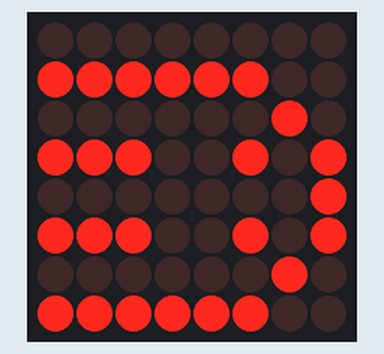
This sketch was run on a simulated Arduino Uno, built with avr-gcc and run on an emulated ATmega328P. Shown: 8×8 LED matrix.

Above: at 0.1 s.

The sketch:

matrix.ino
```cpp
//We always have to include the library
#include "LedControl.h"

/*
 Now we need a LedControl to work with.
 ***** These pin numbers will probably not work with your hardware *****
 pin 12 is connected to the DataIn
 pin 11 is connected to the CLK
 pin 10 is connected to LOAD
 We have only a single MAX72XX.
 */
LedControl lc=LedControl(12,11,10,1);

/* we always wait a bit between updates of the display */
unsigned long delaytime=100;

void setup() {
  /*
   The MAX72XX is in power-saving mode on startup,
   we have to do a wakeup call
   */
  lc.shutdown(0,false);
  /* Set the brightness to a medium values */
  lc.setIntensity(0,8);
  /* and clear the display */
  lc.clearDisplay(0);
}

/*
 This method will display the characters for the
 word "Arduino" one after the other on the matrix.
 (you need at least 5x7 leds to see the whole chars)
 */
void writeArduinoOnMatrix() {
  /* here is the data for the characters */
  byte a[5]={B01111110,B10001000,B10001000,B10001000,B01111110};
  byte ino[8]={B00000000, B11111100,B00000010,B11100101,B00000001,B11100101,B00000010,B11111100};
  byte r[5]={B00111110,B00010000,B00100000,B00100000,B00010000};
  byte d[5]={B00011100,B00100010,B00100010,B00010010,B11111110};
  byte u[5]={B00111100,B00000010,B00000010,B00000100,B00111110};
  byte i[5]={B00000000,B00100010,B10111110,B00000010,B00000000};
  byte n[5]={B00111110,B00010000,B00100000,B00100000,B00011110};
  byte o[5]={B00011100,B00100010,B00100010,B00100010,B00011100};

  /* now display them one by one with a small delay */
  for (int i=0; i<8; i++){
      lc.setRow(0,i,ino[i]);
    }
  /*lc.setRow(0,0,a[0]);
  lc.setRow(0,1,a[1]);
  lc.setRow(0,2,a[2]);
  lc.setRow(0,3,a[3]);
  lc.setRow(0,4,a[4]);*/
  delay(500000);
 /* lc.setRow(0,0,r[0]);
  lc.setRow(0,1,r[1]);
  lc.setRow(0,2,r[2]);
  lc.setRow(0,3,r[3]);
  lc.setRow(0,4,r[4]);
  delay(delaytime);
  lc.setRow(0,0,d[0]);
  lc.setRow(0,1,d[1]);
  lc.setRow(0,2,d[2]);
  lc.setRow(0,3,d[3]);
  lc.setRow(0,4,d[4]);
  delay(delaytime);
  lc.setRow(0,0,u[0]);
  lc.setRow(0,1,u[1]);
  lc.setRow(0,2,u[2]);
  lc.setRow(0,3,u[3]);
  lc.setRow(0,4,u[4]);
  delay(delaytime);
  lc.setRow(0,0,i[0]);
  lc.setRow(0,1,i[1]);
  lc.setRow(0,2,i[2]);
  lc.setRow(0,3,i[3]);
  lc.setRow(0,4,i[4]);
  delay(delaytime);
  lc.setRow(0,0,n[0]);
  lc.setRow(0,1,n[1]);
  lc.setRow(0,2,n[2]);
  lc.setRow(0,3,n[3]);
  lc.setRow(0,4,n[4]);
  delay(delaytime);
  lc.setRow(0,0,o[0]);
  lc.setRow(0,1,o[1]);
  lc.setRow(0,2,o[2]);
  lc.setRow(0,3,o[3]);
  lc.setRow(0,4,o[4]);
  delay(delaytime);
  lc.setRow(0,0,0);
  lc.setRow(0,1,0);
  lc.setRow(0,2,0);
  lc.setRow(0,3,0);
  lc.setRow(0,4,0);
  delay(delaytime);*/
}


void loop() {
  writeArduinoOnMatrix();
 // rows();
//  columns();
 // single();
}
```
